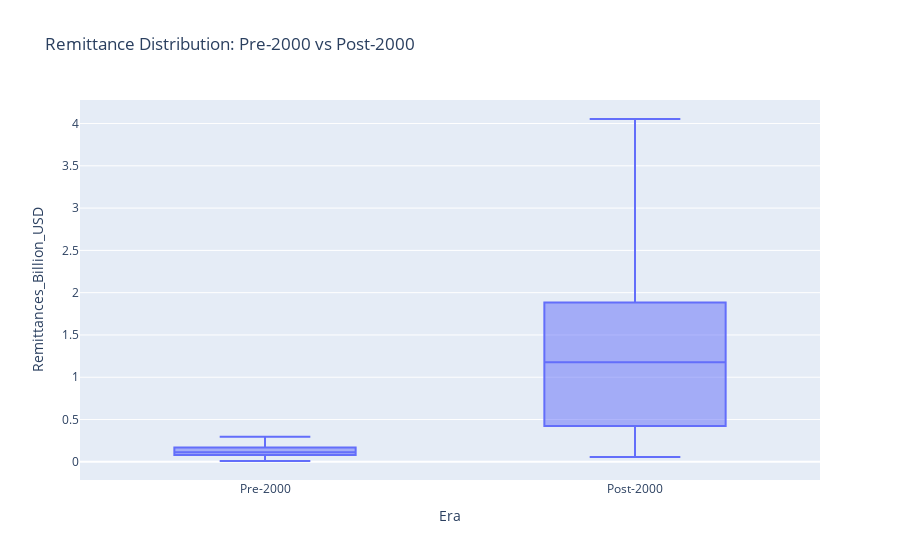

Source (notebook cell):
### Markdown cell above
## **8. Growth Regime Analysis (Before vs After 2000)**

### Code cell
# 1. create a simple era flag: anything before 2000 is "Pre-2000", the rest "Post-2000"
df["Era"] = df["Date"].dt.year.apply(lambda x: "Pre-2000" if x < 2000 else "Post-2000")

# 2. side-by-side boxplot to visualise how the *entire distribution* shifted upward after 2000
fig = px.box(
    df,
    x="Era",                     # categorical x-axis
    y="Remittances_Billion_USD", # continuous y-axis (already aggregated to annual totals)
    title="Remittance Distribution: Pre-2000 vs Post-2000"
    # no color/group needed—we only want two boxes
)

fig.show()

### Figure 1 — Plotly figure (JSON) as saved in the notebook; plotly's stock layout.template omitted (floating-point values rounded to 4 significant figures; data arrays with more than 128 entries replaced by an {"elided": "..."} marker saying what was removed)
{"data": [{"alignmentgroup": "True", "hovertemplate": "Era=%{x}<br>Remittances_Billion_USD=%{y}<extra></extra>", "legendgroup": "", "marker": {"color": "#636efa"}, "name": "", "notched": false, "offsetgroup": "", "orientation": "v", "showlegend": false, "type": "box", "x": {"elided": "642 str values"}, "x0": " ", "xaxis": "x", "y": {"elided": "642 float values"}, "y0": " ", "yaxis": "y"}], "layout": {"boxmode": "group", "legend": {"tracegroupgap": 0}, "title": {"text": "Remittance Distribution: Pre-2000 vs Post-2000"}, "xaxis": {"anchor": "y", "domain": [0, 1], "title": {"text": "Era"}}, "yaxis": {"anchor": "x", "domain": [0, 1], "title": {"text": "Remittances_Billion_USD"}}}}
